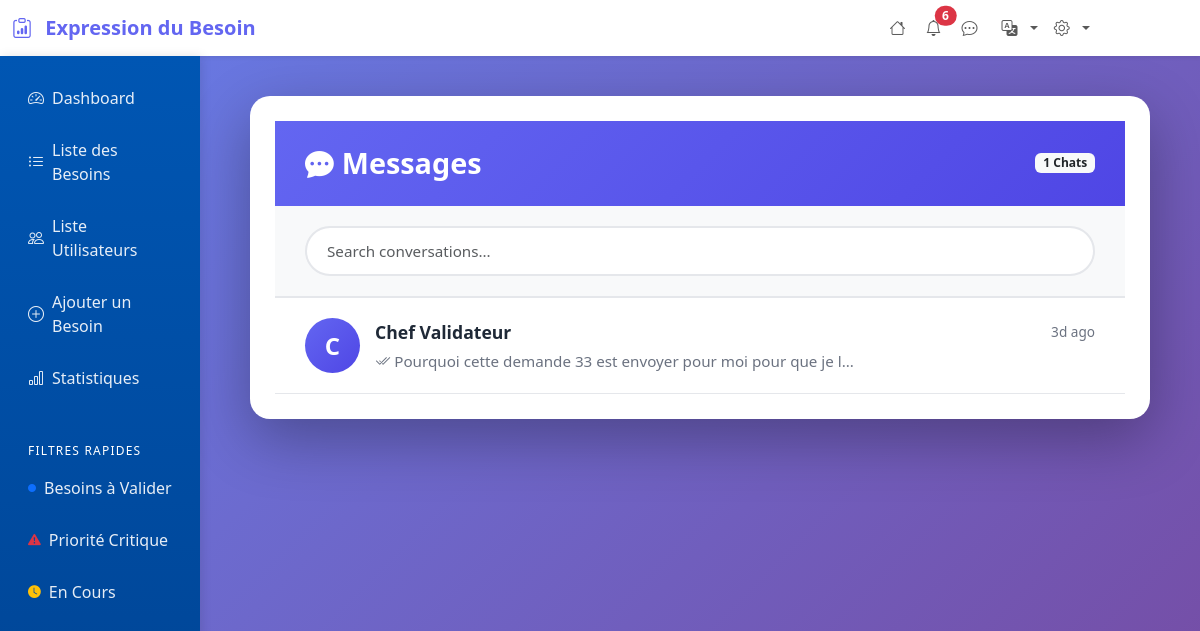
Screenshot of /chat/list_conversations.php (signed in) with the database file from the repository.
### tables this page shows
CREATE TABLE `users` (
  `id` int(11) NOT NULL,
  `nom` varchar(255) NOT NULL,
  `email` varchar(255) NOT NULL,
  `password` varchar(255) NOT NULL,
  `role` enum('Demandeur','Validateur','Administrateur') NOT NULL DEFAULT 'Demandeur',
  `created_at` timestamp NOT NULL DEFAULT current_timestamp(),
  `service_id` int(11) NOT NULL DEFAULT 1
);

### chat/list_conversations.php (the view, shortened to what this page needs)
<?php
include '../includes/header.php';
$current_user_id = $_SESSION['user_id'] ?? 1;
$pdo = getConnection();
$sql = "SELECT
            u.id as user_id,
            u.nom,
            c.message as last_message,
            c.sent_time,
            c.is_read,
            c.sender_id,
            COUNT(CASE WHEN c.is_read = 0 AND c.receiver_id = :uid_recv THEN 1 END) as unread_count
        FROM users u
        INNER JOIN Conversations c ON (c.sender_id = u.id OR c.receiver_id = u.id)
        WHERE (c.sender_id = :uid1 OR c.receiver_id = :uid2)
        AND u.id != :uid3
        AND c.id IN (
            SELECT MAX(id)
            FROM Conversations
            WHERE sender_id = :uid4 OR receiver_id = :uid5
            GROUP BY CASE
                WHEN sender_id = :uid6 THEN receiver_id
                ELSE sender_id
            END
        )
        GROUP BY u.id, u.nom, c.message, c.sent_time, c.is_read, c.sender_id
        ORDER BY c.sent_time DESC";
$stmt = $pdo->prepare($sql);
$stmt->execute([
    'uid_recv' => $current_user_id,
    'uid1'     => $current_user_id,
    'uid2'     => $current_user_id,
    'uid3'     => $current_user_id,
    'uid4'     => $current_user_id,
    'uid5'     => $current_user_id,
    'uid6'     => $current_user_id
]);
$conversations = $stmt->fetchAll(PDO::FETCH_ASSOC);
?>
<!DOCTYPE html>
<html lang="en">
<head>
    <link href="https://cdn.jsdelivr.net/npm/bootstrap@5.3.2/dist/css/bootstrap.min.css" rel="stylesheet">
    <link rel="stylesheet" href="https://cdn.jsdelivr.net/npm/bootstrap-icons@1.11.1/font/bootstrap-icons.css">
</head>
<body>
    <div class="chat-container">
        <div class="chat-header">
            <h1><i class="bi bi-chat-dots-fill me-2"></i>Messages</h1>
            <span class="badge bg-light text-dark"><?php echo count($conversations); ?> Chats</span>
        </div>
        <div class="search-box">
            <input type="text" id="searchInput" placeholder="Search conversations..." class="form-control">
        </div>
        <div class="conversation-list" id="conversationList">
            <?php if (empty($conversations)): ?>
                <div class="empty-state">
                    <i class="bi bi-chat-square-text"></i>
                    <h3>No conversations yet</h3>
                    <p>Start chatting with someone to see your conversations here</p>
                </div>
            <?php else: ?>
                <?php foreach ($conversations as $conv): ?>
                    <a href="chat_page.php?user_id=<?php echo $conv['user_id']; ?>"
                       class="conversation-item <?php echo $conv['unread_count'] > 0 ? 'unread' : ''; ?>"
                       data-username="<?php echo htmlspecialchars($conv['nom']); ?>">
                        <?php if (!empty($conv['avatar'])): ?>
                            <img src="<?php echo htmlspecialchars($conv['avatar']); ?>"
                                 alt="Avatar" class="avatar">
                        <?php else: ?>
                            <div class="avatar-placeholder">
                                <?php echo strtoupper(substr($conv['nom'], 0, 1)); ?>
                            </div>
                        <?php endif; ?>
                        <div class="conversation-content">
                            <div class="conversation-header">
                                <span class="username"><?php echo htmlspecialchars($conv['nom']); ?></span>
                                <span class="time">
                                    <?php
                                    $time = strtotime($conv['sent_time']);
                                    $now = time();
                                    $diff = $now - $time;
                                    if ($diff < 60) echo 'Just now';
                                    elseif ($diff < 3600) echo floor($diff / 60) . 'm ago';
                                    elseif ($diff < 86400) echo floor($diff / 3600) . 'h ago';
                                    elseif ($diff < 604800) echo floor($diff / 86400) . 'd ago';
                                    else echo date('M j', $time);
                                    ?>
                                </span>
                            </div>
                            <div class="d-flex align-items-center gap-2">
                                <p class="last-message flex-grow-1">
                                    <?php
                                    if ($conv['sender_id'] == $current_user_id) {
                                        echo '<i class="bi bi-check2-all me-1"></i>';
                                    }
                                    echo htmlspecialchars(substr($conv['last_message'], 0, 60));
                                    if (strlen($conv['last_message']) > 60) echo '...';
                                    ?>
                                </p>
                            </div>
                        </div>
                    </a>
                <?php endforeach; ?>
            <?php endif; ?>
        </div>
    </div>
</body>
</html>

### assets/css/style.css (style rules this page uses)
:root { --primary-color: #0056b3; --secondary-color: #6c757d; --success-color: #198754; --info-color: #0dcaf0; --warning-color: #ffc107; --danger-color: #dc3545; --light-color: #f8f9fa; --dark-color: #212529; --border-radius: 8px; --box-shadow: 0 4px 6px rgba(0,0,0,0.07); --transition: all 0.3s ease; }
body { background-color: #f4f6f9; font-family: 'Segoe UI', Tahoma, Geneva, Verdana, sans-serif; line-height: 1.6; }
.badge { font-size: 0.75rem; padding: 0.5rem 0.75rem; border-radius: 20px; font-weight: 500; }
.form-control, .form-select { border-radius: var(--border-radius); border: 2px solid #e9ecef; padding: 0.75rem 1rem; transition: var(--transition); font-size: 0.95rem; }

### includes/header.php (style rules this page uses)
:root { --primary-color: #0056b3; --secondary-color: #6c757d; --success-color: #198754; --info-color: #0dcaf0; --warning-color: #ffc107; --danger-color: #dc3545; --light-color: #f8f9fa; --dark-color: #212529; }
body { background-color: #f4f6f9; font-family: 'Segoe UI', Tahoma, Geneva, Verdana, sans-serif; }
.badge { font-size: 0.75rem; padding: 0.5rem 0.75rem; border-radius: 20px; }
.chat-container { width: 100%; max-width: 700px; background: white; border-radius: 15px; padding: 25px; box-shadow: 0 10px 40px rgba(0, 0, 0, 0.2); animation: slideIn 0.5s ease-out; }

### chat/list_conversations.php (style rules this page uses)
:root { --primary-color: #6366f1; --primary-hover: #4f46e5; --bg-light: #f8f9fa; --border-color: #e5e7eb; }
body { background: linear-gradient(135deg, #667eea 0%, #764ba2 100%); min-height: 100vh; font-family: 'Segoe UI', Tahoma, Geneva, Verdana, sans-serif; }
.chat-container { max-width: 900px; margin: 40px auto; background: white; border-radius: 20px; box-shadow: 0 20px 60px rgba(0, 0, 0, 0.3); overflow: hidden; }
.chat-header { background: linear-gradient(135deg, var(--primary-color) 0%, var(--primary-hover) 100%); color: white; padding: 25px 30px; display: flex; align-items: center; justify-content: space-between; }
.chat-header h1 { margin: 0; font-size: 1.8rem; font-weight: 600; }
.conversation-list { max-height: calc(100vh - 200px); overflow-y: auto; }
.conversation-item { padding: 20px 30px; border-bottom: 1px solid var(--border-color); cursor: pointer; transition: all 0.3s ease; display: flex; align-items: center; gap: 15px; text-decoration: none; color: inherit; }
.avatar-placeholder { width: 55px; height: 55px; border-radius: 50%; background: linear-gradient(135deg, var(--primary-color), var(--primary-hover)); display: flex; align-items: center; justify-content: center; color: white; font-size: 1.5rem; font-weight: 600; flex-shrink: 0; }
.conversation-content { flex: 1; min-width: 0; }
.conversation-header { display: flex; justify-content: space-between; align-items: center; margin-bottom: 5px; }
.username { font-weight: 600; font-size: 1.1rem; color: #1f2937; }
.time { font-size: 0.85rem; color: #6b7280; }
.last-message { color: #6b7280; font-size: 0.95rem; white-space: nowrap; overflow: hidden; text-overflow: ellipsis; margin: 0; }
.search-box { padding: 20px 30px; border-bottom: 2px solid var(--border-color); background: var(--bg-light); }
.search-box input { width: 100%; padding: 12px 20px; border: 2px solid var(--border-color); border-radius: 50px; font-size: 0.95rem; transition: all 0.3s ease; }

### rows the page displays
users: nom "C", nom "Chef Validateur", last_message "Pourquoi cette demande 33 est envoyer pour moi pour que je l"

### other values shown
getSetence('header_title') "Expression du Besoin"
$unreadCount "6"
count($conversations) "1"
